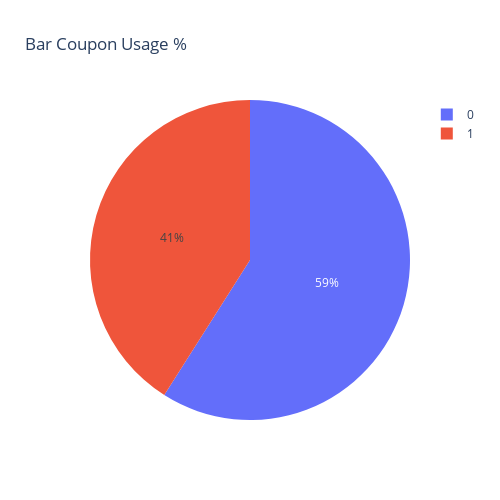

Here is the notebook cell this chart was saved with:
### Markdown cell above
2. What proportion of bar coupons were accepted?

### Code cell
#Average of bar coupon accepted
avg_bar_coupon = bar_df.groupby('Y').size().reset_index()
fig = ply.pie(avg_bar_coupon, values=0, title='Bar Coupon Usage %',
              names='Y')
fig.update_layout(
    autosize=False,
    width=500,
    height=500
)
fig.show()

### Figure 1 — Plotly figure (JSON) as saved in the notebook; plotly's stock layout.template omitted (floating-point values rounded to 4 significant figures)
{"data": [{"domain": {"x": [0, 1], "y": [0, 1]}, "hovertemplate": "Y=%{label}<br>0=%{value}<extra></extra>", "labels": [0, 1], "legendgroup": "", "name": "", "showlegend": true, "type": "pie", "values": [1190, 827]}], "layout": {"autosize": false, "height": 500, "legend": {"tracegroupgap": 0}, "title": {"text": "Bar Coupon Usage %"}, "width": 500}}
